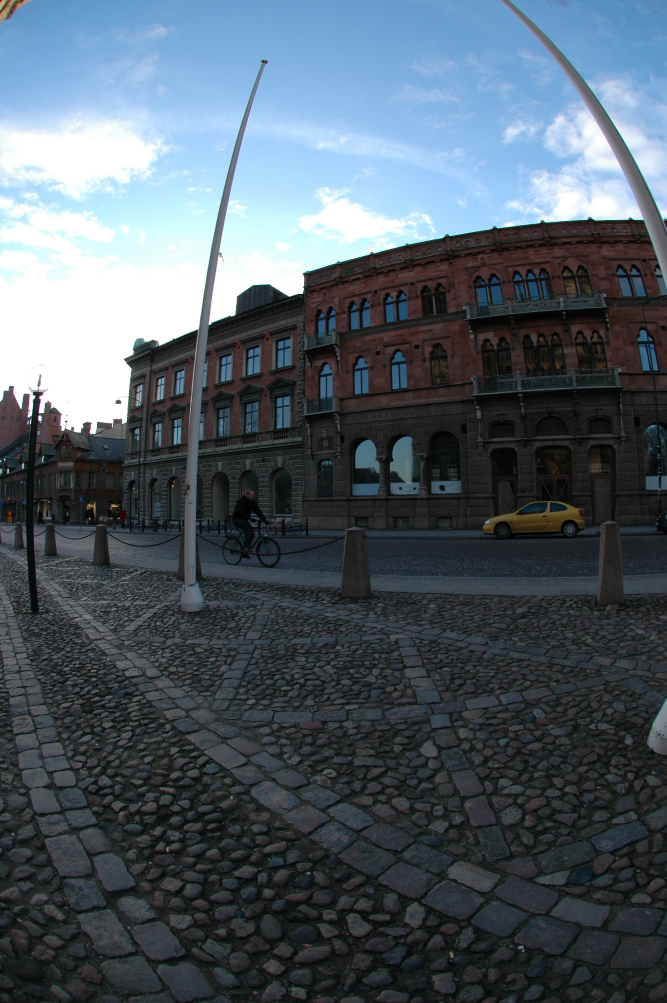
#> input picture PanoWizard/Resources/Example/2005-01-16 15-18-46.jpg, 2000 x 3008 px, given in place of Example, which was not available (shown at 1/3 size)
$ python generate_control_points.py --input-project '../PanoWizard/Resources/Example/2005-01-16 15-18-46.jpg' --output-project out.png --horizontal-fov 1.0 ../PanoWizard/Resources/Example
#> lines starting #> are read from the running program, lines starting #| are printed output that depends on the picture; pictures that were not available may be replaced by others from this repository, and a replacement may not be noted
#!/usr/bin/env python3

import argparse
import math
from pathlib import Path

import cv2
import numpy as np


PANORAMA_WIDTH = 2400
PANORAMA_HEIGHT = PANORAMA_WIDTH // 2
MAX_POSITION_ERROR = 120.0


def parse_arguments() -> argparse.Namespace:
    parser = argparse.ArgumentParser()
    parser.add_argument("--input-project", required=True, type=Path)
    parser.add_argument("--output-project", required=True, type=Path)
    parser.add_argument("--horizontal-fov", required=True, type=float)
    parser.add_argument("images", nargs="+", type=Path)
    return parser.parse_args()


def camera_to_world_rotation(
    yaw_degrees: float,
    pitch_degrees: float,
    roll_degrees: float,
) -> np.ndarray:
    yaw = math.radians(yaw_degrees)
    pitch = math.radians(pitch_degrees)
    roll = math.radians(roll_degrees)
    yaw_rotation = np.array(
        [
            [math.cos(yaw), 0.0, math.sin(yaw)],
            [0.0, 1.0, 0.0],
            [-math.sin(yaw), 0.0, math.cos(yaw)],
        ],
        dtype=np.float64,
    )
    pitch_rotation = np.array(
        [
            [1.0, 0.0, 0.0],
            [0.0, math.cos(pitch), -math.sin(pitch)],
            [0.0, math.sin(pitch), math.cos(pitch)],
        ],
        dtype=np.float64,
    )
    roll_rotation = np.array(
        [
            [math.cos(roll), -math.sin(roll), 0.0],
            [math.sin(roll), math.cos(roll), 0.0],
            [0.0, 0.0, 1.0],
        ],
        dtype=np.float64,
    )
    return yaw_rotation @ pitch_rotation @ roll_rotation


def camera_ray_for_world_ray(
    world_x: np.ndarray,
    world_y: np.ndarray,
    world_z: np.ndarray,
    yaw_degrees: float,
    pitch_degrees: float,
    roll_degrees: float,
) -> tuple[np.ndarray, np.ndarray, np.ndarray]:
    rotation = camera_to_world_rotation(
        yaw_degrees,
        pitch_degrees,
        roll_degrees,
    )
    world_rays = np.stack((world_x, world_y, world_z), axis=0)
    camera_rays = np.einsum("ij,j...->i...", rotation.T, world_rays)
    return camera_rays[0], camera_rays[1], camera_rays[2]


def source_map(
    source_size: tuple[int, int],
    horizontal_fov: float,
    yaw_degrees: float,
    pitch_degrees: float = 0.0,
    roll_degrees: float = 0.0,
) -> tuple[np.ndarray, np.ndarray, np.ndarray]:
    source_width, source_height = source_size
    panorama_x, panorama_y = np.meshgrid(
        np.arange(PANORAMA_WIDTH, dtype=np.float32),
        np.arange(PANORAMA_HEIGHT, dtype=np.float32),
    )
    longitude = (
        panorama_x / PANORAMA_WIDTH * (2.0 * math.pi) - math.pi
    )
    latitude = (
        math.pi / 2.0 - panorama_y / PANORAMA_HEIGHT * math.pi
    )

    world_x = np.sin(longitude) * np.cos(latitude)
    world_y = -np.sin(latitude)
    world_z = np.cos(longitude) * np.cos(latitude)
    camera_x, camera_y, camera_z = camera_ray_for_world_ray(
        world_x,
        world_y,
        world_z,
        yaw_degrees,
        pitch_degrees,
        roll_degrees,
    )

    angle = np.arccos(np.clip(camera_z, -1.0, 1.0))
    sine = np.sin(angle)
    focal_length = (
        (source_width / 2.0) / math.radians(horizontal_fov / 2.0)
    )
    radius = focal_length * angle
    scale = np.divide(
        radius,
        sine,
        out=np.zeros_like(radius),
        where=np.abs(sine) > 1e-7,
    )
    map_x = source_width / 2.0 + camera_x * scale
    map_y = source_height / 2.0 + camera_y * scale
    valid = (
        (map_x >= 0.0)
        & (map_x < source_width - 1.0)
        & (map_y >= 0.0)
        & (map_y < source_height - 1.0)
        & (angle < math.pi / 2.0)
    )
    return (
        map_x.astype(np.float32),
        map_y.astype(np.float32),
        valid.astype(np.uint8) * 255,
    )


# [37 lines left out: function source_point_for_panorama_point, not called in this run]


def mutual_ratio_matches(
    descriptors_a: np.ndarray,
    descriptors_b: np.ndarray,
    ratio: float = 0.88,
) -> list[cv2.DMatch]:
    matcher = cv2.BFMatcher(cv2.NORM_L2)
    forward = matcher.knnMatch(descriptors_a, descriptors_b, k=2)
    backward = matcher.knnMatch(descriptors_b, descriptors_a, k=2)

    accepted_forward = {
        match.queryIdx: match
        for match, alternate in forward
        if match.distance < ratio * alternate.distance
    }
    accepted_backward = {
        match.queryIdx: match
        for match, alternate in backward
        if match.distance < ratio * alternate.distance
    }

    return [
        match
        for query_index, match in accepted_forward.items()
        if match.trainIdx in accepted_backward
        and accepted_backward[match.trainIdx].trainIdx == query_index
    ]


# [11 lines left out: function wrapped_distance, not called in this run]


def main() -> None:
    arguments = parse_arguments()
    cv2.setNumThreads(1)
    cv2.setRNGSeed(0)

    detector = cv2.SIFT.create(
        nfeatures=16_000,
        contrastThreshold=0.012,
        edgeThreshold=12,
    )
    source_size: tuple[int, int] | None = None
    keypoints: list[list[cv2.KeyPoint]] = []
    descriptors: list[np.ndarray] = []
    yaws = [index * 90.0 for index in range(len(arguments.images))]

    for image_path, yaw in zip(arguments.images, yaws):
        source_image = cv2.imread(str(image_path), cv2.IMREAD_GRAYSCALE)
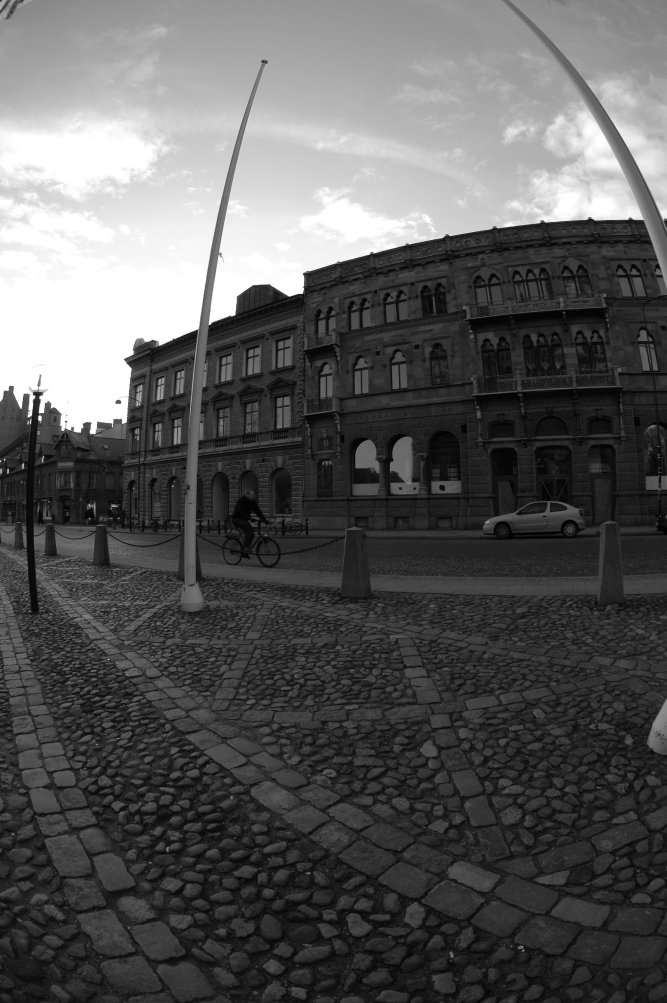
#> source_image: shape (3008, 2000) (shown at 1/3 size); min 0, max 255, mean 89.8
        if source_image is None:
            raise RuntimeError(f"Could not read {image_path}")

        current_size = (source_image.shape[1], source_image.shape[0])
#> current_size = (2000, 3008)
        if source_size is None:
            source_size = current_size
#> source_size = (2000, 3008)
        elif current_size != source_size:
            raise RuntimeError("All images must have the same dimensions")

        map_x, map_y, valid_mask = source_map(
            current_size,
            arguments.horizontal_fov,
            yaw,
        )
#> in source_map, `scale = np.divide( radius, sine, out=np.zeros_like(radius), where=np.a..`:
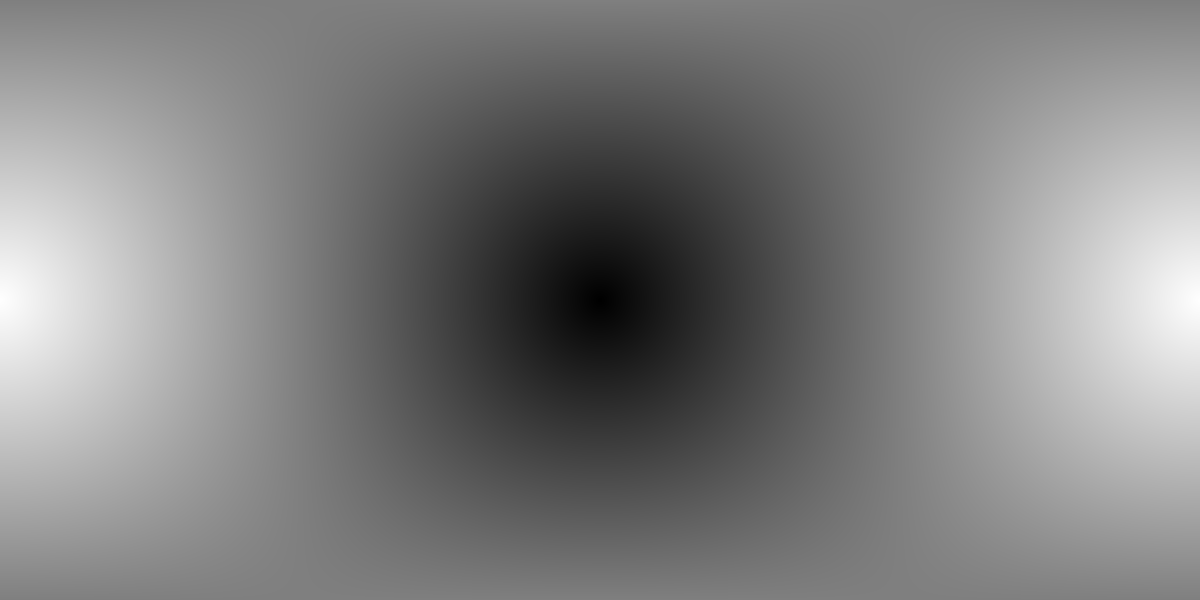
#> radius: shape (1200, 2400) float64 (shown at 1/2 size); min 0, max 360000, mean 180000; drawn with min black and max white
        normalized_image = cv2.remap(
            source_image,
            map_x,
            map_y,
            cv2.INTER_LINEAR,
            borderMode=cv2.BORDER_CONSTANT,
            borderValue=0,
        )
        valid_mask[normalized_image < 3] = 0
        current_keypoints, current_descriptors = detector.detectAndCompute(
            normalized_image,
            valid_mask,
        )
#> current_keypoints = 1 keypoints; (x, y, size): (1198, 597, 2.7)
        keypoints.append(current_keypoints)
        descriptors.append(current_descriptors)
        print(
            f"{image_path.name}: "
            f"{len(current_keypoints)} normalized keypoints"
        )
#| Example: 1 normalized keypoints

    assert source_size is not None

    candidate_pairs = [
        (index, (index + 1) % len(arguments.images))
        for index in range(len(arguments.images))
    ]
    control_point_lines: list[str] = []

    for image_a, image_b in candidate_pairs:
        matches = mutual_ratio_matches(
            descriptors[image_a],
            descriptors[image_b],
        )
        filtered_matches = [
            match
            for match in matches
            if wrapped_distance(
                keypoints[image_a][match.queryIdx].pt,
                keypoints[image_b][match.trainIdx].pt,
            )
            < MAX_POSITION_ERROR
        ]
        filtered_matches.sort(
            key=lambda match: (
                wrapped_distance(
                    keypoints[image_a][match.queryIdx].pt,
                    keypoints[image_b][match.trainIdx].pt,
                ),
                match.distance,
            )
        )
        filtered_matches = filtered_matches[:60]
        print(
            f"{image_a + 1}-{image_b + 1}: "
            f"{len(matches)} descriptor matches, "
            f"{len(filtered_matches)} geometric matches"
        )

        if len(filtered_matches) < 6:
            raise RuntimeError(
                f"Too few reliable matches for images "
                f"{image_a + 1} and {image_b + 1}"
            )

        for match in filtered_matches:
            panorama_point_a = keypoints[image_a][match.queryIdx].pt
            panorama_point_b = keypoints[image_b][match.trainIdx].pt
            source_point_a = source_point_for_panorama_point(
                panorama_point_a,
                source_size,
                arguments.horizontal_fov,
                yaws[image_a],
            )
            source_point_b = source_point_for_panorama_point(
                panorama_point_b,
                source_size,
                arguments.horizontal_fov,
                yaws[image_b],
            )
            control_point_lines.append(
                f"c n{image_a} N{image_b} "
                f"x{source_point_a[0]:.6f} y{source_point_a[1]:.6f} "
                f"X{source_point_b[0]:.6f} Y{source_point_b[1]:.6f} t0"
            )
#> this loop made 1 pass
#> (forward in mutual_ratio_matches, backward in mutual_ratio_matches) on pass 1: (1 matches, 1 matches)
#> after the loop, control_point_lines = []

    project_text = arguments.input_project.read_text(encoding="utf-8")
    if not project_text.endswith("\n"):
        project_text += "\n"
    project_text += "\n".join(control_point_lines) + "\n"
    arguments.output_project.write_text(project_text, encoding="utf-8")
    print(f"Wrote {len(control_point_lines)} control points")


if __name__ == "__main__":
#> (the run stopped early here; a loop or call above may not have finished)

$ run again, on PanoWizard/Resources/Example/2005-01-16 15-18-51.jpg
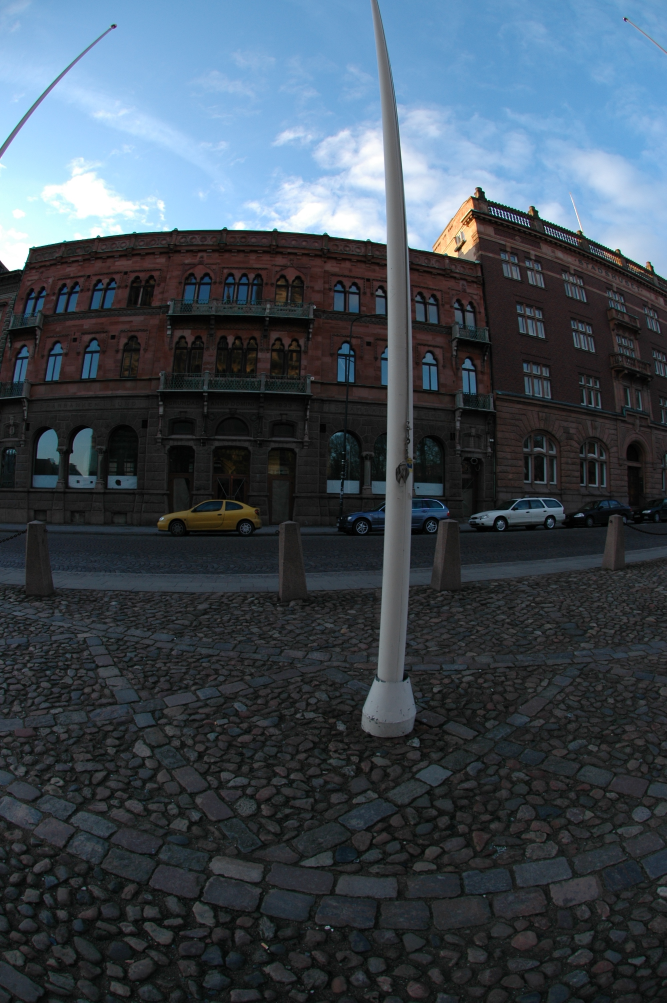
#> input picture PanoWizard/Resources/Example/2005-01-16 15-18-51.jpg, 2000 x 3008 px, given in place of Example, which was not available (shown at 1/3 size)
#> in main, `source_image = cv2.imread(str(image_path), cv2.IMREAD_GRAYSCALE)`:
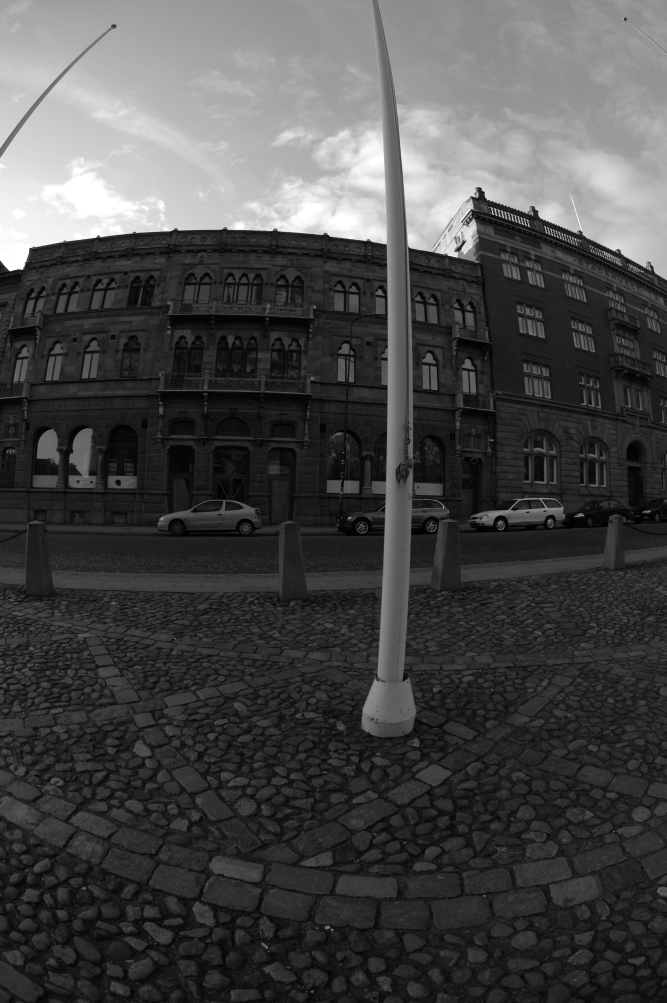
#> source_image: shape (3008, 2000) (shown at 1/3 size); min 0, max 255, mean 72
#> current_keypoints = 2 keypoints; (x, y, size): (1198, 597, 2.1), (1198, 597, 2.1)
#| Example: 2 normalized keypoints
#> the loop in main, `for image_a, image_b in candidate_pairs:` made 1 pass
#> (forward in mutual_ratio_matches, backward in mutual_ratio_matches, matches, filtered_matches) on pass 1: (2 matches, 2 matches, 2 matches, 2 matches)
#> (printed output is left out)
#> after the loop in main, `for image_a, image_b in candidate_pairs:`: control_point_lines = []

$ run again, on PanoWizard/Resources/Example/2005-01-16 15-18-55.jpg
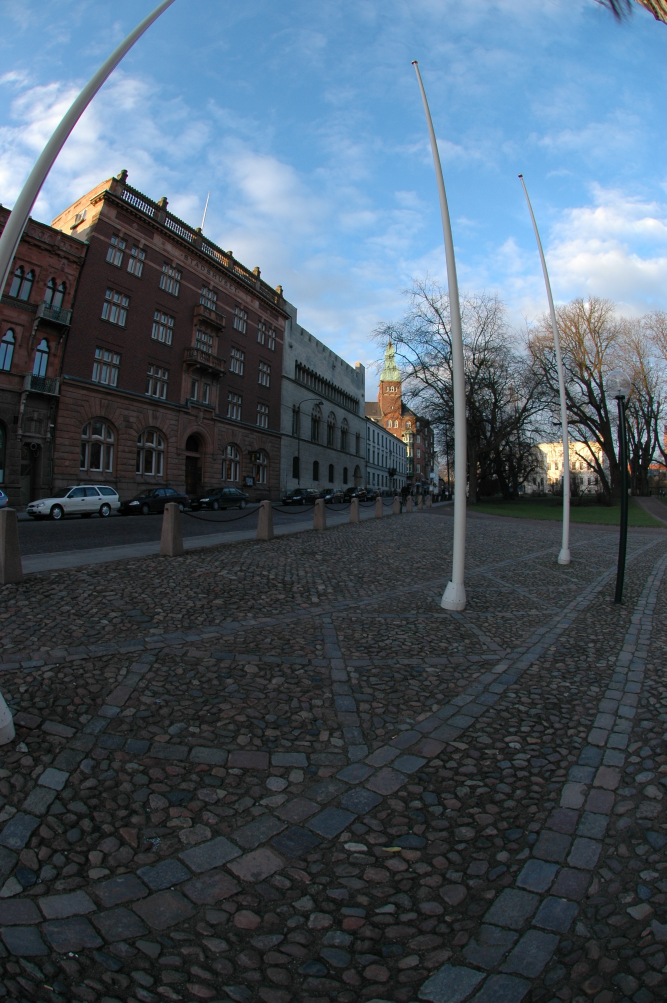
#> input picture PanoWizard/Resources/Example/2005-01-16 15-18-55.jpg, 2000 x 3008 px, given in place of Example, which was not available (shown at 1/3 size)
#> in main, `source_image = cv2.imread(str(image_path), cv2.IMREAD_GRAYSCALE)`:
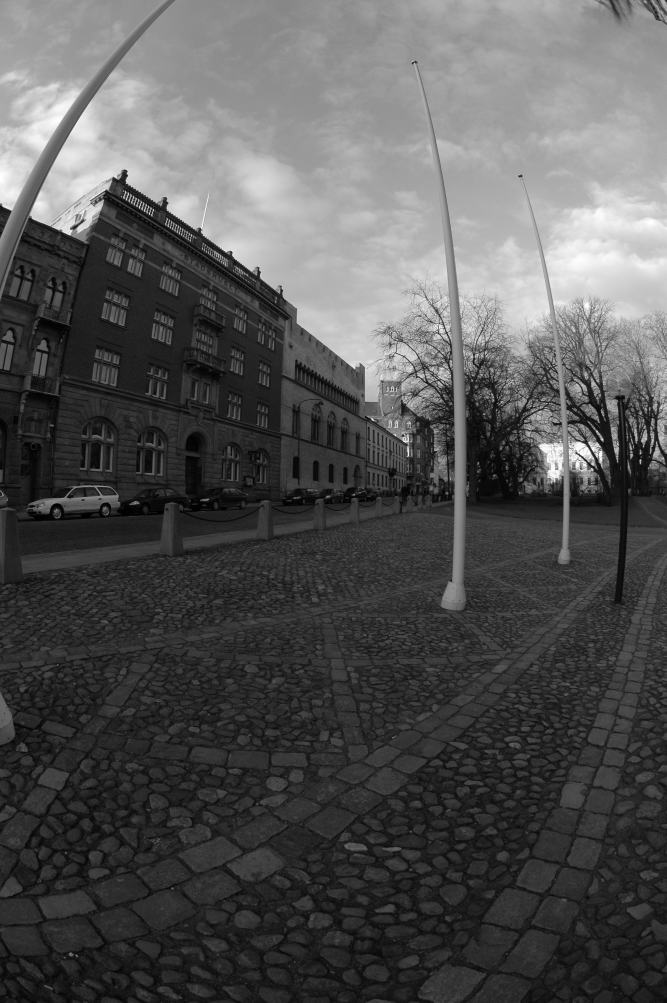
#> source_image: shape (3008, 2000) (shown at 1/3 size); min 0, max 255, mean 84.3
#> current_keypoints = 1 keypoints; (x, y, size): (1202, 597, 3.4)
#| Example: 1 normalized keypoints
#> the loop in main, `for image_a, image_b in candidate_pairs:` made 1 pass
#> (forward in mutual_ratio_matches, backward in mutual_ratio_matches) on pass 1: (1 matches, 1 matches)
#> after the loop in main, `for image_a, image_b in candidate_pairs:`: control_point_lines = []
